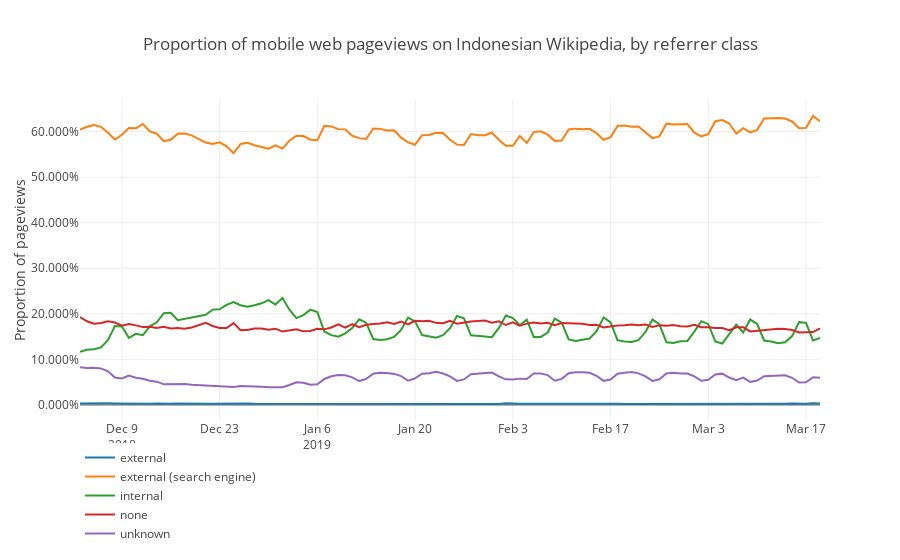

Source (notebook cell):
### Code cell
pageviews_referer_mobile = pageviews_referer[pageviews_referer.access_method == 'mobile web']
pageviews_referer_mobile['prop'] = pageviews_referer_mobile.groupby('date')['pageviews'].apply(lambda x: x / x.sum())
pageviews_referer_mobile = pageviews_referer_mobile.pivot(index='date',columns='referer_class',values='prop').fillna(0)
fig = {
    'data': [{
    'x': pageviews_referer_mobile.index,
    'y': pageviews_referer_mobile[col],
    'name': col
    }  for col in pageviews_referer_mobile.columns],
    'layout': {
        'yaxis': {'title': "Proportion of pageviews",
                  'tickformat': ',.3%'
                  },
        'title': {'text': 'Proportion of mobile web pageviews on Indonesian Wikipedia, by referrer class'},
        'legend': {'x': 0, 'y': -0.4},
        'hoverlabel': {'namelength' : -1}
    }
}
plotly.offline.iplot(fig)
